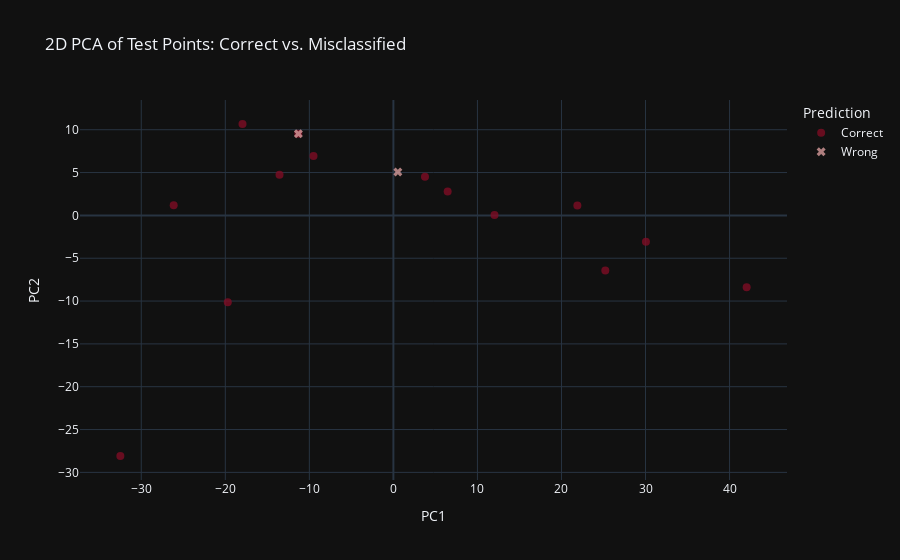

The notebook cell saved with this chart:
### Code cell
import plotly.io as pio

def model3_classification_scatter():
    """
    Load and return the 2D PCA scatter of test points,
    colored by correct vs. misclassified (from model3).
    """
    # Read the serialized figure
    fig = pio.read_json("models/model3/classification_scatter.json")
    
    # Tweak layout if needed
    fig.update_layout(
        title="2D PCA of Test Points: Correct vs. Misclassified",
        legend_title="Prediction",
        template="plotly_dark",
    )
    fig.update_traces(marker=dict(size=8, opacity=0.8))
    
    return fig

model3_classification_scatter()

### Figure 1 — Plotly figure (JSON) as saved in the notebook; plotly's stock layout.template omitted (floating-point values rounded to 4 significant figures)
{"data": [{"hovertemplate": "color=Correct<br>PC1=%{x}<br>PC2=%{y}<extra></extra>", "legendgroup": "Correct", "marker": {"color": "#7e0d24", "opacity": 0.8, "size": 8, "symbol": "circle"}, "mode": "markers", "name": "Correct", "orientation": "v", "showlegend": true, "type": "scatter", "x": [-17.95, 21.89, 25.21, -26.14, 6.457, -19.71, -32.49, -13.55, -9.507, 42.03, 30.05, -11.31, 3.758, 12.03], "xaxis": "x", "y": [10.67, 1.152, -6.428, 1.175, 2.782, -10.14, -28.09, 4.744, 6.945, -8.403, -3.077, 9.527, 4.501, 0.05324], "yaxis": "y"}, {"hovertemplate": "color=Wrong<br>PC1=%{x}<br>PC2=%{y}<extra></extra>", "legendgroup": "Wrong", "marker": {"color": "#d79c9c", "opacity": 0.8, "size": 8, "symbol": "x"}, "mode": "markers", "name": "Wrong", "orientation": "v", "showlegend": true, "type": "scatter", "x": [0.5288, -11.3], "xaxis": "x", "y": [5.06, 9.533], "yaxis": "y"}], "layout": {"legend": {"title": {"text": "Prediction"}, "tracegroupgap": 0}, "title": {"text": "2D PCA of Test Points: Correct vs. Misclassified"}, "xaxis": {"anchor": "y", "domain": [0, 1], "title": {"text": "PC1"}}, "yaxis": {"anchor": "x", "domain": [0, 1], "title": {"text": "PC2"}}}}
